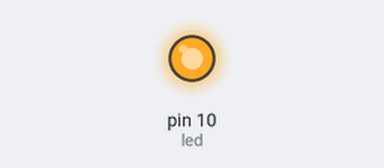
The sketch below on a simulated Arduino Uno, built with avr-gcc and run on an emulated ATmega328P. Shown: output pins drawn as LEDs (lit = HIGH).

Above: at 5.0 s.
At 15.0 s:
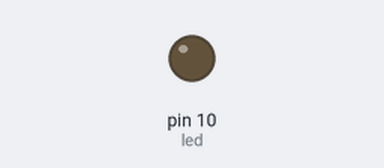
Timing chart, 0 to 26.0 s (numbered marks = the images above):
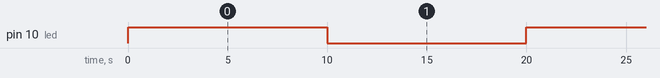

Measured:
- by itself, pin 10 (led): alternates HIGH for 10.0 s and LOW for 10.0 s

The sketch:

lab2.ino.ino
```cpp
int led = 10;
void setup() {
  pinMode(led,OUTPUT);
}
void loop() {
  digitalWrite(led,HIGH);
  delay(10000);
  digitalWrite(led,LOW);
  delay(10000);
}
```
